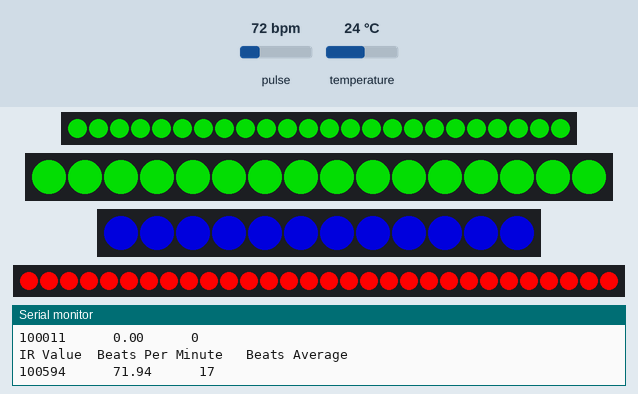
A sketch run on a simulated Arduino Uno, built with avr-gcc and run on an emulated ATmega328P. On the bench: 24 RGB LEDs in strip order, left to right, 16 RGB LEDs in strip order, left to right, 12 RGB LEDs in strip order, left to right, 30 RGB LEDs in strip order, left to right, the last lines printed to the serial monitor. Inputs (shaded band) come from the test bench; at power-on: temperature 24 °C, pulse 72 bpm. Dim RGB values are drawn brighter than linear; the strip is taken to match the declared colour order.

Above: at 1.0 s.
1.3 s: temperature set to 12 °C
At 2.5 s:
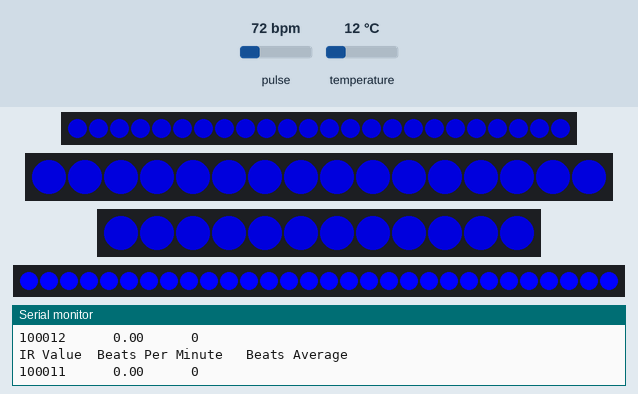
5.0 s: pulse set to 100 bpm
8.7 s: pulse set to 70 bpm
12.4 s: pulse set to 158 bpm
16.1 s: pulse set to 49 bpm
19.8 s: temperature set to 28 °C
At 20.6 s:
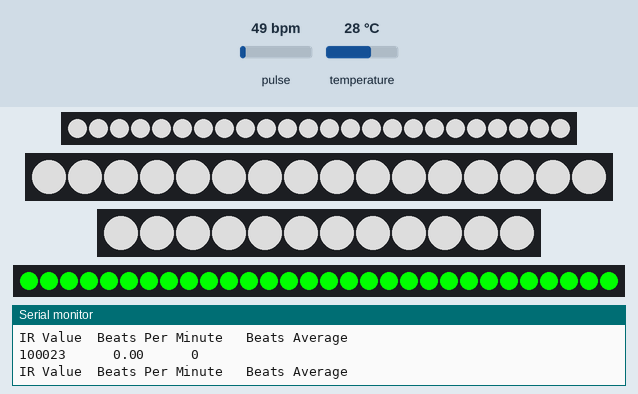

The sketch:

NeoPixel_Rings.ino
```cpp
//Library Import For Neopixel Strips and Rings
//Code Modified and Designed by David Paez

#include <Adafruit_NeoPixel.h>
#ifdef __AVR__
#include <avr/power.h>
#endif
//Libraries of Particle Sensor
#include <Wire.h>
#include "MAX30105.h"
#include "heartRate.h"

MAX30105 pulseSensor;

//Variables for Heart Check
const byte RATE_AMT = 4;  // Increase for Average Amount
byte rates[RATE_AMT];
byte rateSpot = 0;
long lastBeat = 0;
float beatsPerMin;
int beatAvg;

//Variables for agentCheck
long samples = 0;         // Counter for Caluculating the Hz or Reading Rate
long block;               //Average IR at power up
long startTime;           //Used to calculate measurement rate
long delta;

//Variable for Infrared
long IR;

//Setup Variables for Particle Sensor
byte ledBrightness = 0xFF;   //Options: 0=Offto 255=50mA
byte sampleAverage = 4;      //Options: 1,2,4,8,16,32
byte ledMode = 2;            //Options: 1 = Red only, 2 = Red + IR, 3 = Red + IR + Green
int sampleRate = 400;        //Options: 50, 100, 200, 400, 800, 1000, 1600, 3200
int pulseWidth = 411;        //Options: 69, 118, 215, 411
int adcRange = 2048;         //Options: 2048, 4096, 8192, 16384

#define bigO A1
#define medO A2
#define lilO 3

#define ledM 16
#define ledB 24
#define ledS 12
#define MBRIGHTNESS 175
#define BBRIGHTNESS 150

#define PIN A0
#define N_LEDS 30

const uint8_t clear_led[4] = {255, 255, 255, 255};
const uint8_t clear_bright = 0;

#define MAXBRIGHTNESS 230
#define MINBRIGHTNESS 0
uint8_t modBrightness = 0;
bool brightnessDir = false;

float temperatureC;
float temperatureF;

Adafruit_NeoPixel strip0 = Adafruit_NeoPixel(ledB, bigO, NEO_RGBW + NEO_KHZ800);
Adafruit_NeoPixel strip1 = Adafruit_NeoPixel(ledM, medO, NEO_RGBW + NEO_KHZ800);
Adafruit_NeoPixel strip2 = Adafruit_NeoPixel(ledS, lilO, NEO_RGBW + NEO_KHZ800);
Adafruit_NeoPixel strip3 = Adafruit_NeoPixel(N_LEDS, PIN, NEO_GRB + NEO_KHZ800);

bool agent = false;
//Timer Variables
unsigned long timer_1;  // Timer -> agentCheck
unsigned long timer_2;  // Timer -> heartCheck
unsigned long timer_3;   // Timer -> temperatureCheck

uint8_t delay_1 = 10000;   // agentCheck
uint8_t delay_2 = 10;    // heartCheck
uint8_t delay_3 = 20000;   // temperatureCheck

void pulseSetup() {
  Serial.begin(115200);
  if (!pulseSensor.begin(Wire, I2C_SPEED_FAST)) {
    Serial.println("Pulse Sensor not detected.... Check wiring or Connection...");
    while (1);
  }
  Serial.println("Pressure on sensor may be needed...");


  pulseSensor.setup();                       //Configure sensor with default settings
  pulseSensor.setPulseAmplitudeRed(0x0A);    //Turn Red LED to low to indicate sensor is running
  pulseSensor.setPulseAmplitudeGreen(0);     //Turn off Green LED
}

void agentCheck() {
  IR = pulseSensor.getIR();
  if (IR > 10000) {
    Serial.println("Agent Detected!");
    agent = true;
    return agent;
  }
  else{
    Serial.println("Where the MOFO at!");
    agent = false;
    return agent;
  }
}
void temperatureCheck() {
  temperatureC = pulseSensor.readTemperature();
  temperatureF = pulseSensor.readTemperatureF();

  Serial.print("Temperature (c):  ");
  Serial.print(temperatureC);
  Serial.print("          ");
  Serial.print("Temperature (F): ");
  Serial.println(temperatureF);
  return temperatureC;
  return temperatureF;
}
void heartCheck() {
  IR = pulseSensor.getIR();
  if (checkForBeat(IR) == true)
  {
    delta = millis() - block;
    block = millis();
    beatsPerMin = 60 / (delta / 1000.0);

    if (beatsPerMin < 255 && beatsPerMin > 20)
    {
      rates[rateSpot++] = (byte)beatsPerMin;
      rateSpot %= RATE_AMT;

      beatAvg = 0;
      for (byte x = 0; x < RATE_AMT; x++)
        beatAvg += rates[x];
      beatAvg /= RATE_AMT;
    }
  }
  Serial.print("IR Value  ");
  Serial.print("Beats Per Minute   ");
  Serial.println("Beats Average     ");
  Serial.print(IR);
  Serial.print("      ");
  Serial.print(beatsPerMin);
  Serial.print("      ");
  Serial.println(beatAvg);
  return IR;
  return beatsPerMin;
  return beatAvg;
  /*
    if (IR < 50000)
      Serial.print("No Finger Present.....");
    Serial.println();
  */
}
void setupPixels(Adafruit_NeoPixel *obj) {
  obj->begin();
  obj->setBrightness(0);
  obj->show();
}

// Fill the dots one after the other with a color
void setPColor(Adafruit_NeoPixel *obj, const uint8_t *ary, const uint8_t brightness) {
  obj->setBrightness(brightness);
  for (uint8_t i = 0; i < obj->numPixels(); i++) {
    obj->setPixelColor(i, obj->Color(ary[0], ary[1], ary[2], ary[3]));
    obj->show();
  }
}
// Input a value 0 to 255 to get a color value.
// The colours are a transition r - g - b - back to r.
uint32_t Wheel(Adafruit_NeoPixel *obj, byte WheelPos) {
  if (WheelPos < 85) {
    return obj->Color(WheelPos * 3, 255 - WheelPos * 3, 0);
  } else if (WheelPos < 170) {
    WheelPos -= 85;
    return strip0.Color(255 - WheelPos * 3, 0, WheelPos * 3);
  } else {
    WheelPos -= 170;
    return obj->Color(0, WheelPos * 3, 255 - WheelPos * 3);
  }
}
void rainbow(Adafruit_NeoPixel *obj, uint8_t wait) {
  uint16_t i, j;
  for (j = 0; j < 256; j++) {
    for (i = 0; i < obj->numPixels(); i++) {
      obj->setPixelColor(i, Wheel(obj, (i + j) & 255));
    }
    obj->setBrightness(modBrightness);
    obj->show();
    delay(wait);
    dynamicBrightness();
  }
}

void dynamicBrightness() {
  if (!brightnessDir)
    modBrightness++;
  else
    modBrightness--;
  if (modBrightness == MAXBRIGHTNESS || modBrightness == MINBRIGHTNESS)
    brightnessDir = !brightnessDir;
}

void colorSwitch(byte colorNumber){
  uint8_t a[] = {1, 255, 1, 5};   //Designate Color-------> Red
  uint8_t b[] = {1, 1, 255, 1}; //Designate Color -----> Blue
  uint8_t f[] = {1,1,1,255};  //Green
  uint8_t c[] = {255, 1, 1};
  uint8_t d[] = {1, 1, 255};
  uint8_t e[] = {255, 255, 255};
  uint8_t g[] = {1, 255, 1};


  switch(colorNumber){
    case 1:               //Red
      setPColor(&strip0, a, 150);
      setPColor(&strip1, a, 150);
      setPColor(&strip2, b, 150);
      setPColor(&strip3, c, 255);
      break;
    case 2:               //Blue
      setPColor(&strip0, b, 150);
      setPColor(&strip1, b, 150);
      setPColor(&strip2,b,150);
      setPColor(&strip3,d,255);
      break;
    case 3:                //White
      setPColor(&strip0, clear_led, 155);
      setPColor(&strip1, clear_led, 155);
      setPColor(&strip3, e, 255);
      break;
    case 4:               //Clearing of Lights
      setPColor(&strip0, clear_led, clear_bright);  //Turn Off
      setPColor(&strip1, clear_led, clear_bright); // Turn Off
      setPColor(&strip2, clear_led, clear_bright);
      setPColor(&strip3, clear_led, clear_bright);
      break;
    case 5:               //Rainbow Effect
      rainbow(&strip1, 10);
      rainbow(&strip0, 15);
      rainbow(&strip2,10);
      rainbow(&strip3,10);
    case 6:
      setPColor(&strip0, f, 150);  //Turn Off
      setPColor(&strip1, f, 150); // Turn Off
      setPColor(&strip2, f, 150);
      setPColor(&strip3, g, 255);
  }
}

void setup() {
  setupPixels(&strip0);
  setupPixels(&strip1);
  setupPixels(&strip2);
  setupPixels(&strip3);
  pulseSetup();
  timer_1 = millis();
  timer_2 = timer_1;
  timer_3 = timer_2;
}

void loop() {
  // Some example procedures showing how to display to the pixels:
  unsigned long now = millis();
  heartCheck();
  if (beatsPerMin> 35){
    colorSwitch(1);
    delay(beatsPerMin);
    colorSwitch(4);
    beatsPerMin = 0;
    beatAvg = 0;

    if(timer_1 - now > delay_1){
    temperatureCheck();

      if(temperatureF < 75){
        colorSwitch(2);
      }
      else if (temperatureF > 75 && temperatureF < 90){
        colorSwitch(6);
      }
      else{
        colorSwitch(1);
      }
  }
  timer_1 = now;
}
  else if (IR < 9000 && beatsPerMin < 50){
    colorSwitch(5);
  }
}
```

Measured:
- after the input at 1.3 s, the LEDs: first differ from a run without the input after 0.75 s (image 1)
- after the input at 19.8 s, the LEDs: first differ from a run without the input after 0.32 s (image 2)
- what the display in image 1 shows lasts 0.5 s, from 2.1 s to 2.6 s
- what the display in image 2 shows lasts 1.0 s, from 20.1 s to 21.1 s
